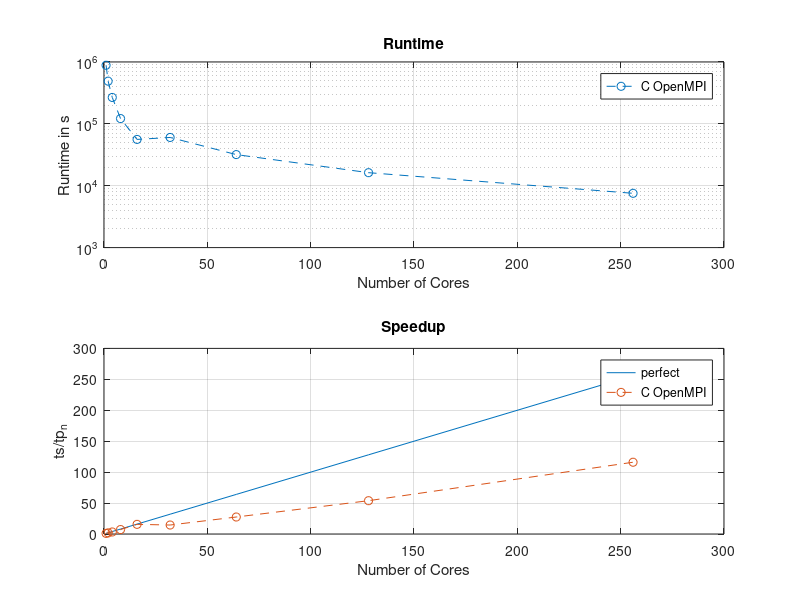
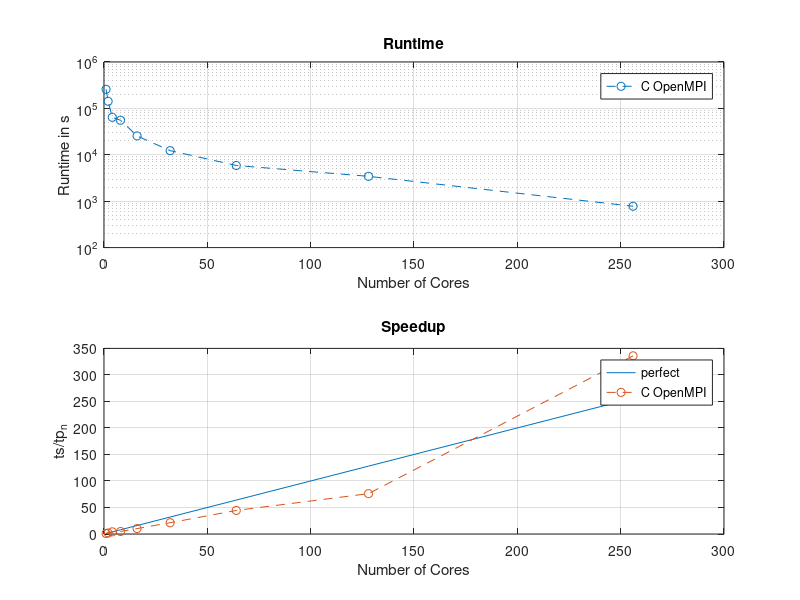
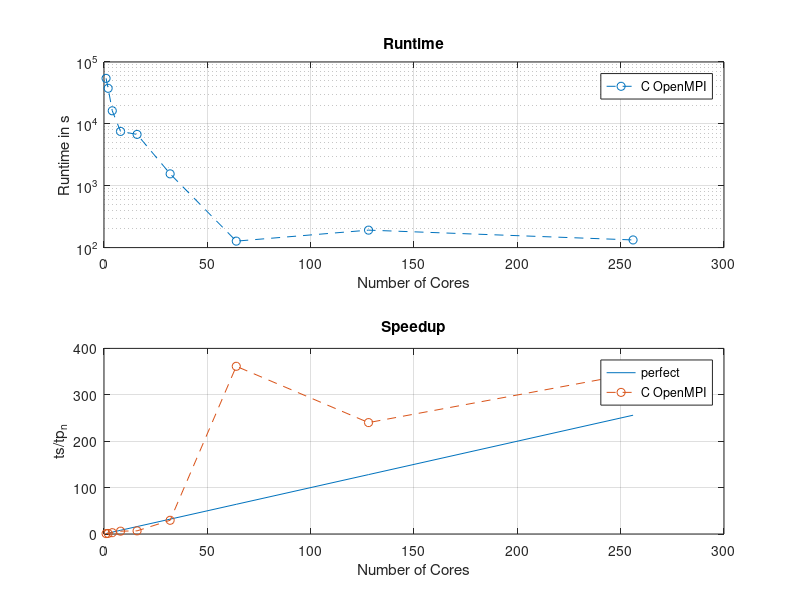
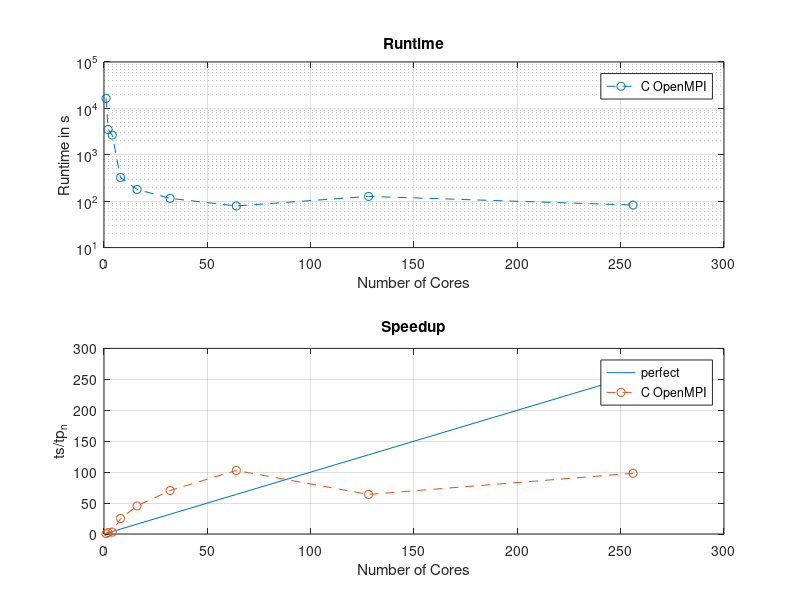

The MATLAB source for these figures, in order:
close all;

%%%2048x2048 500000 Iter.
t_seq = (29*60+10.023) * 500000/1000;
t_para = [  (29*60+30.869) * 500000/1000,...    %N=1
            (16*60+19.939)  * 500000/1000,...    %N=2
            (17*60+48.529)  * 500000/2000,...    %N=4
            (16*60+13.824)  * 500000/4000,...    %N=8
            (14*60+56.617) * 500000/8000,...    %N=16
            (40*60+11.280) * 500000/20000,...   %N=32
            (42*60+28.629) * 500000/40000,...   %N=64
            (43*60+20.450)  * 500000/80000,...   %N=128
            (125*60+43.013)                     %N=256
            ];

speedup = t_seq./t_para;
N = [1,2,4,8,16,32,64,128,256];



figure("Name","2048x2048")
subplot(2,1,1)
plot(N,t_para,'o--');
set(gca, 'YScale', 'log');
grid on;
xlabel("Number of Cores")
ylabel("Runtime in s")
legend("C OpenMPI","Location","best");
title("Runtime")

subplot(2,1,2)
plot(N,N); hold on;
plot(N,speedup,'o--'); hold off;
legend("perfect", "C OpenMPI","Location","best");
grid on;
xlabel("Number of Cores")
ylabel("ts/tp_n")
title("Speedup")

%%%1024x1024 500000 Iter.
t_seq = (8*60+42.847) * 500000/1000;
t_para = [  (8*60+35.681) * 500000/1000,...    %N=1
            (18*60+57.738) * 500000/4000,...   %N=2
            (21*60+25.034) * 500000/10000,...  %N=4
            (36*60+58.343) * 500000/20000,...  %N=8
            (42*60+31.684) * 500000/50000,...  %N=16
            (40*60+55.567) * 500000/100000,...  %N=32
            (98*60+6.094),...                 %N=64
            (57*60+15.139),...                 %N=128
            (12*60+58.099)                     %N=256
            ];

speedup = t_seq./t_para;
N = [1,2,4,8,16,32,64,128,256];



figure("Name","1024x1024")
subplot(2,1,1)
plot(N,t_para,'o--');
set(gca, 'YScale', 'log');
grid on;
xlabel("Number of Cores")
ylabel("Runtime in s")
legend("C OpenMPI","Location","best");
title("Runtime")

subplot(2,1,2)
plot(N,N); hold on;
plot(N,speedup,'o--'); hold off;
legend("perfect", "C OpenMPI","Location","best");
grid on;
xlabel("Number of Cores")
ylabel("ts/tp_n")
title("Speedup")

%%%512x512 350000 Iter.
t_seq = (10*60+56.713) * 350000/5000;
t_para = [  (12*60+56.810)  * 350000/5000,...   %N=1
            (17*60+52.682) * 350000/10000,...   %N=2
            (15*60+29.504) * 350000/20000,...   %N=4
            (35*60+55.926) * 350000/100000,...  %N=8
            (32*60+9.376) * 350000/100000,...   %N=16
            (14*60+48.730) * 350000/200000,...   %N=32            
            (2*60+7.196),...                   %N=64
            (3*60+11.471),...                   %N=128
            (2*60+12.915)                       %N=256
            ];

speedup = t_seq./t_para;
N = [1,2,4,8,16,32,64,128,256];

figure("Name","512x512")
subplot(2,1,1)
plot(N,t_para,'o--');
set(gca, 'YScale', 'log');
grid on;
xlabel("Number of Cores")
ylabel("Runtime in s")
legend("C OpenMPI","Location","best");
title("Runtime")

subplot(2,1,2)
plot(N,N); hold on;
plot(N,speedup,'o--'); hold off;
legend("perfect", "C OpenMPI","Location","best");
grid on;
xlabel("Number of Cores")
ylabel("ts/tp_n")
title("Speedup")


%%%256x256 350000 Iter.
t_seq = (3*60+51.618) * 350000/10000;
t_para = [  (7*60+50.318)  * 350000/10000,...   %N=1
            (3*60+20.782) * 350000/20000,...    %N=2
            (5*60+3.643) * 350000/40000,...    %N=4
            (1*60+32.630) * 350000/100000,...   %N=8
            (1*60+42.204) * 350000/200000,...   %N=16
            (1*60+55.194),...                   %N=32            
            (1*60+18.945),...                   %N=64
            (2*60+6.776),...                   %N=128
            (1*60+22.603)                       %N=256
            ];

speedup = t_seq./t_para;
N = [1,2,4,8,16,32,64,128,256];

figure("Name","256x256")
subplot(2,1,1)
plot(N,t_para,'o--');
set(gca, 'YScale', 'log');
grid on;
xlabel("Number of Cores")
ylabel("Runtime in s")
legend("C OpenMPI","Location","best");
title("Runtime")

subplot(2,1,2)
plot(N,N); hold on;
plot(N,speedup,'o--'); hold off;
legend("perfect", "C OpenMPI","Location","best");
grid on;
xlabel("Number of Cores")
ylabel("ts/tp_n")
title("Speedup")